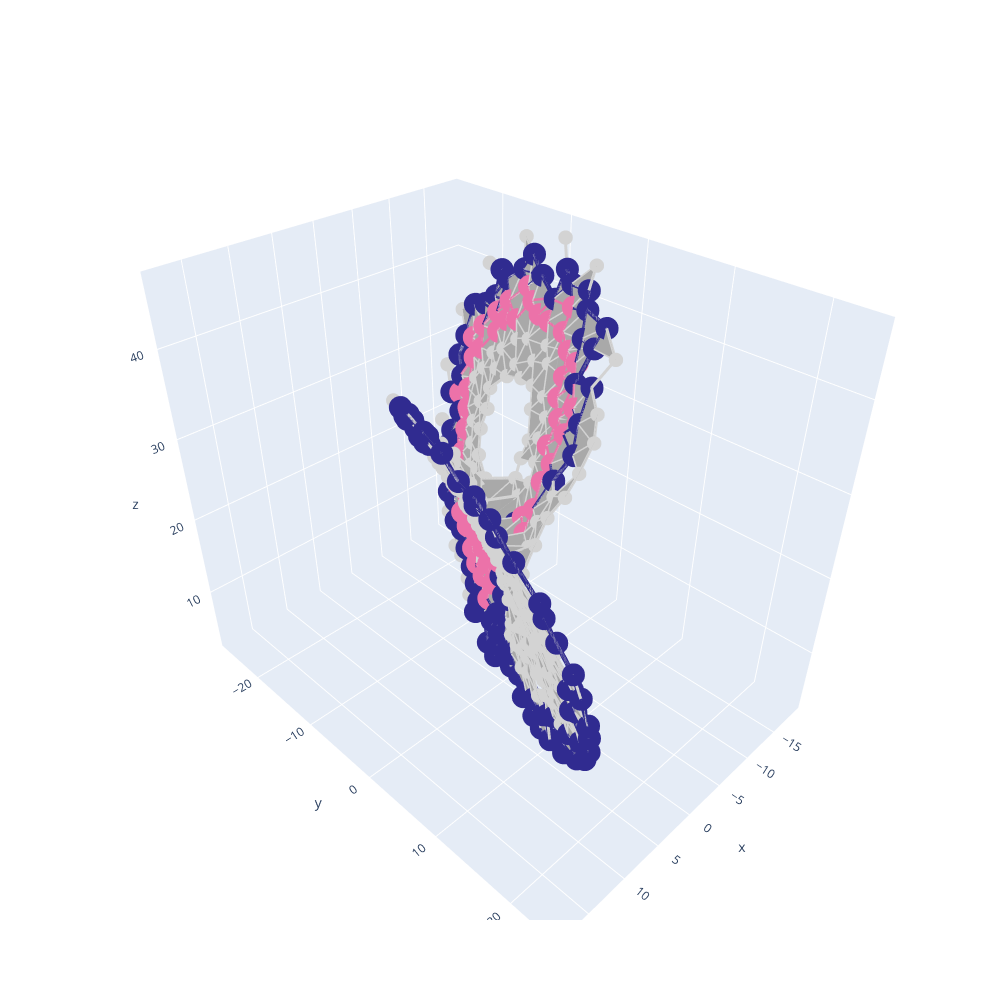

The code cell stored with this chart in its notebook:
### Code cell
tc = TopologicalClustering(rips_lms)
tc.draw_predict(seer.paths(30, True, rips_lms), 40, 1,to_file=False)
tc.clusters
